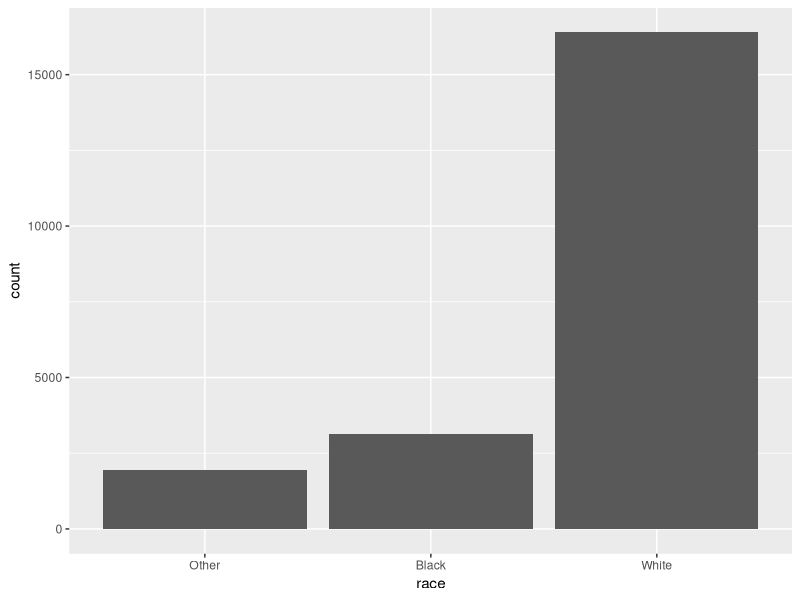
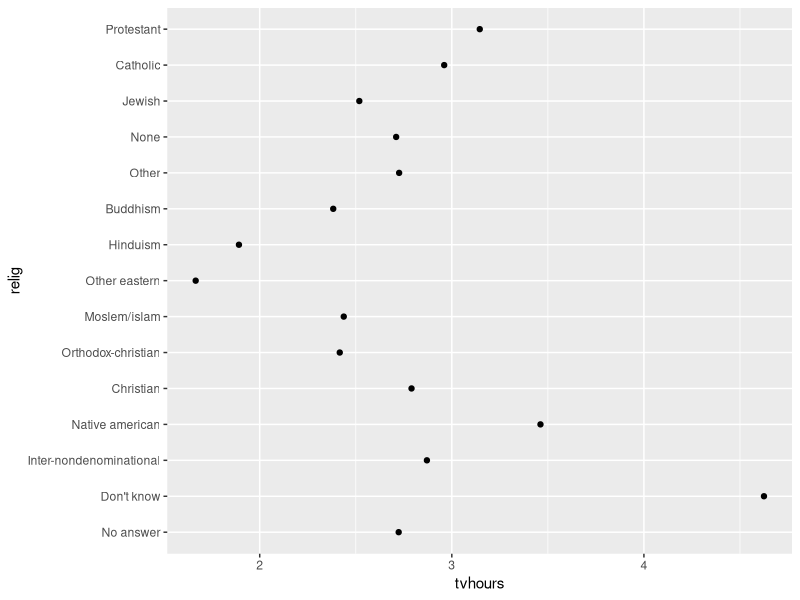
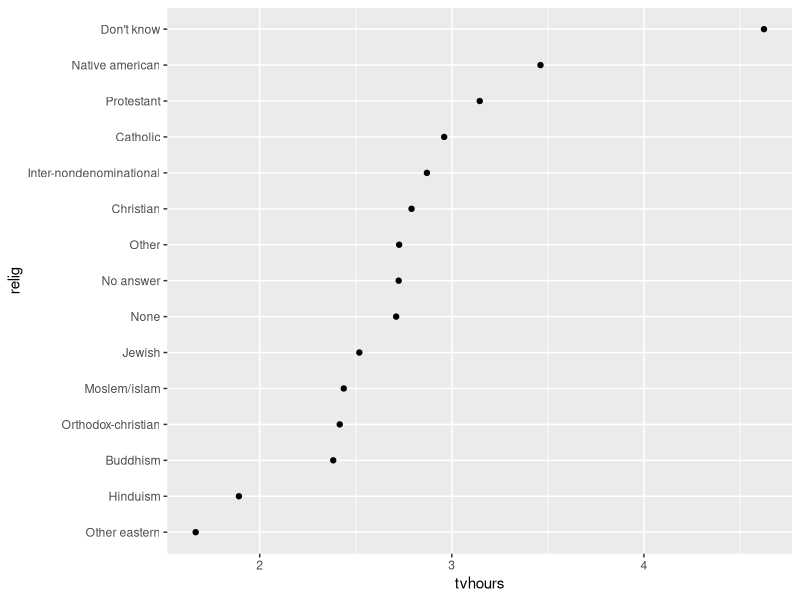
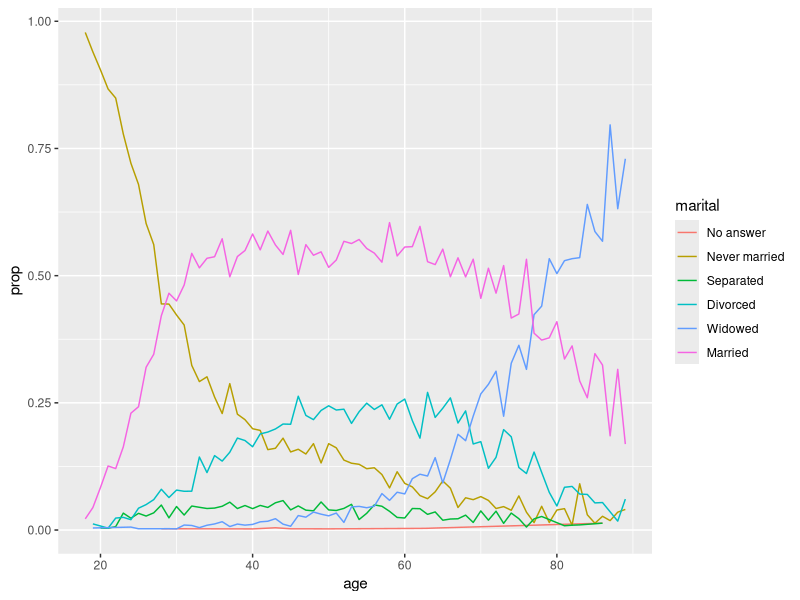
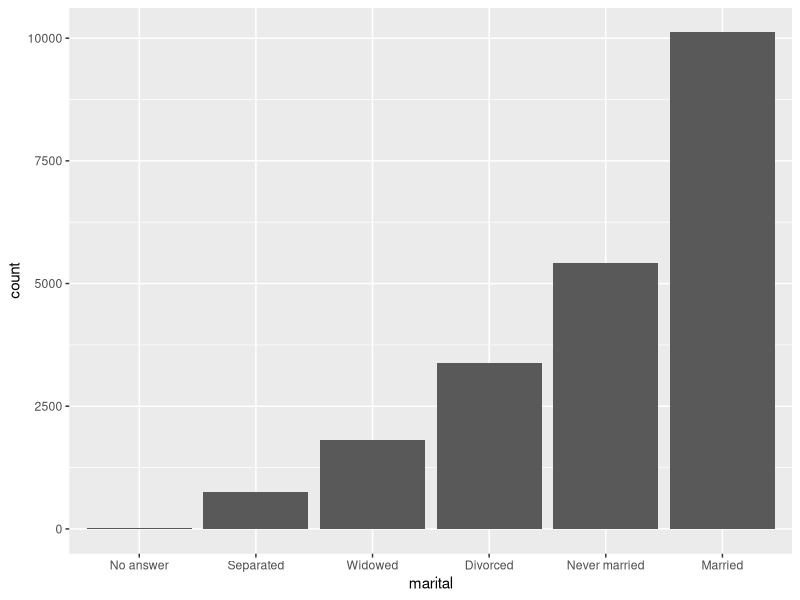

Here is the R script that generated these plots, in order:
## ---- chunk 1
## Working with gss_cat with forcats which is a dataset in r. 
library(tidyverse)
library(forcats)
gss_cat
## ---- chunk 2
### Counting by race.
gss_cat%>% count(race)
### Creating a bargraph for the count by race.
ggplot(gss_cat,aes(race)) + geom_bar()
## ---- chunk 3
### Grouping by religion to compute the mean age and number of hours spent on watching tv.
religion.summary<- gss_cat %>% group_by(relig) %>% summarise(age=mean(age, na.rm = TRUE), tvhours=mean(tvhours, na.rm = TRUE), n=n())
religion.summary

### Making a plot with the above data.
ggplot(religion.summary, aes(tvhours, relig)) + geom_point()
## ---- chunk 4
### Reordering the religion by the number of tv hours.
religion.summary %>% mutate(relig=fct_reorder(relig, tvhours)) %>% ggplot(aes(tvhours, relig)) + geom_point()
## ---- chunk 5
### Reordering the levels as a factor.
levels(gss_cat$rincome)
levels(gss_cat$marital)
levels(gss_cat$race)
## ---- chunk 6
### Reordering for a particular feedback to appear first.
levels(fct_relevel(gss_cat$rincome, "Not applicable"))
## ---- chunk 7
### Other reordering.
marital.by.age<- gss_cat %>% filter(!is.na(age)) %>% count(age, marital) %>% group_by(age) %>% mutate(prop= n / sum(n))
marital.by.age
### Creating a plot with the above line.
ggplot(marital.by.age,aes(age, prop, colour=marital)) + geom_line(na.rm = TRUE)
## ---- chunk 8
### Reordering levels by frequency with fct_infreq().
gss_cat %>% mutate(marital=marital %>% fct_infreq() %>% fct_rev()) %>% ggplot(aes(marital)) + geom_bar()
## ---- chunk 9
### Collasping levels with fct_collapse().
gss_cat %>% mutate(partyid=fct_collapse(partyid, Rep = c("Strong republican", "Not str republican"), Dem = c("Strong democrat", "Not str democrat"), Ind = c("Ind,near rep", "Independent", "Ind,near dem"), Other = c("No answer", "Don't know", "Other party"))) %>% count(partyid)
## ---- chunk 10
### Lumping groups (combine other smaller groups) together with fct_lump.
### By retaining 5 groups in 'religion'.
gss_cat %>% mutate(relig= fct_lump(relig, n=5)) %>% count(relig, sort = TRUE)
